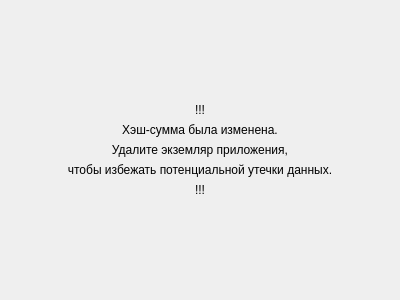
<?xml version="1.0" encoding="UTF-8"?>
<ui version="4.0">
 <class>Form</class>
 <widget class="QWidget" name="Form">
  <property name="geometry">
   <rect>
    <x>0</x>
    <y>0</y>
    <width>400</width>
    <height>300</height>
   </rect>
  </property>
  <property name="windowTitle">
   <string>Form</string>
  </property>
  <layout class="QGridLayout" name="gridLayout">
   <item row="5" column="0">
    <widget class="QLabel" name="label_5">
     <property name="text">
      <string>!!!</string>
     </property>
     <property name="alignment">
      <set>Qt::AlignmentFlag::AlignCenter</set>
     </property>
    </widget>
   </item>
   <item row="3" column="0">
    <widget class="QLabel" name="label_2">
     <property name="text">
      <string>Удалите экземляр приложения,</string>
     </property>
     <property name="alignment">
      <set>Qt::AlignmentFlag::AlignCenter</set>
     </property>
    </widget>
   </item>
   <item row="6" column="0">
    <spacer name="verticalSpacer">
     <property name="orientation">
      <enum>Qt::Orientation::Vertical</enum>
     </property>
     <property name="sizeHint" stdset="0">
      <size>
       <width>20</width>
       <height>40</height>
      </size>
     </property>
    </spacer>
   </item>
   <item row="4" column="0">
    <widget class="QLabel" name="label_4">
     <property name="text">
      <string>чтобы избежать потенциальной утечки данных.</string>
     </property>
     <property name="alignment">
      <set>Qt::AlignmentFlag::AlignCenter</set>
     </property>
    </widget>
   </item>
   <item row="2" column="0">
    <widget class="QLabel" name="label">
     <property name="text">
      <string>Хэш-сумма была изменена.</string>
     </property>
     <property name="alignment">
      <set>Qt::AlignmentFlag::AlignCenter</set>
     </property>
    </widget>
   </item>
   <item row="1" column="0">
    <widget class="QLabel" name="label_3">
     <property name="text">
      <string>!!!</string>
     </property>
     <property name="alignment">
      <set>Qt::AlignmentFlag::AlignCenter</set>
     </property>
    </widget>
   </item>
   <item row="0" column="0">
    <spacer name="verticalSpacer_2">
     <property name="orientation">
      <enum>Qt::Orientation::Vertical</enum>
     </property>
     <property name="sizeHint" stdset="0">
      <size>
       <width>20</width>
       <height>40</height>
      </size>
     </property>
    </spacer>
   </item>
  </layout>
 </widget>
 <resources/>
 <connections/>
</ui>
